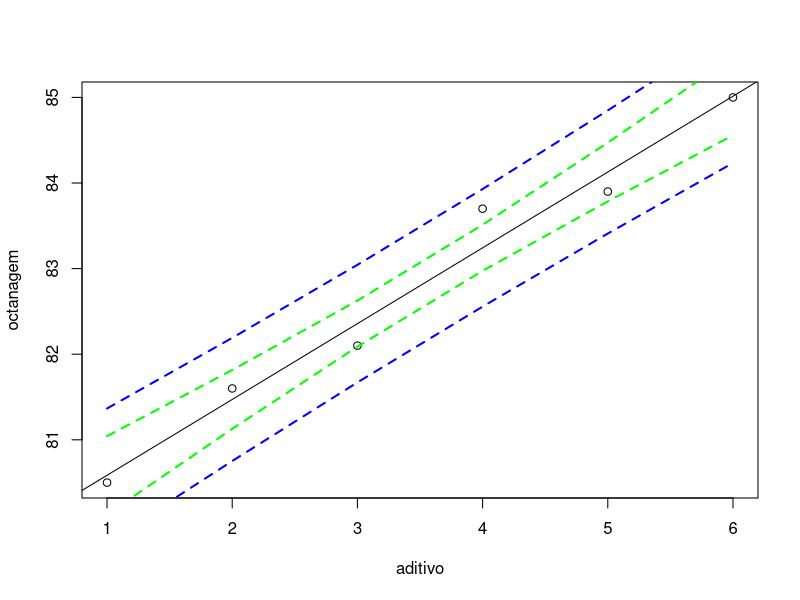

Generate this figure with R:
############ Aula 4 - Inferência sob os parâmetros ##################

####################################
## exemplo da octanagem da gasolina (Y) e da adicao de um novo aditivo (X)
####################################

octanagem<-c(80.5, 81.6, 82.1, 83.7, 83.9, 85.0)
aditivo<-c(1, 2, 3, 4, 5, 6)

# grafico de dispersao
plot(octanagem~aditivo)
#ajuste do modelo
fit<-lm(octanagem~aditivo)
abline(fit)

## intervalos de confianca
confint(fit)
confint(fit, level = 0.90)
confint(fit, level = 0.99)

## teste de hipoteses
summary(fit)

## Intervalos de predicao
predict(fit,newdata=data.frame(aditivo=5.5), level = 0.90, interval="confidence") ## valor esperado
predict(fit,newdata=data.frame(aditivo=5.5), level = 0.90, interval="prediction") ## valor individual

## grafico do IC para o valor esperado
newx<-seq(1,6)
prd<-predict(fit,newdata=data.frame(aditivo=newx), level = 0.90, interval = "confidence")
lines(newx,prd[,2],col="green",lty=2,lwd=2)
lines(newx,prd[,3],col="green",lty=2,lwd=2)

## grafico do IC para o valor individual
newx<-seq(1,6)
prd<-predict(fit,newdata=data.frame(aditivo=newx), level = 0.90, interval = "prediction")
lines(newx,prd[,2],col="blue",lty=2,lwd=2)
lines(newx,prd[,3],col="blue",lty=2,lwd=2)

